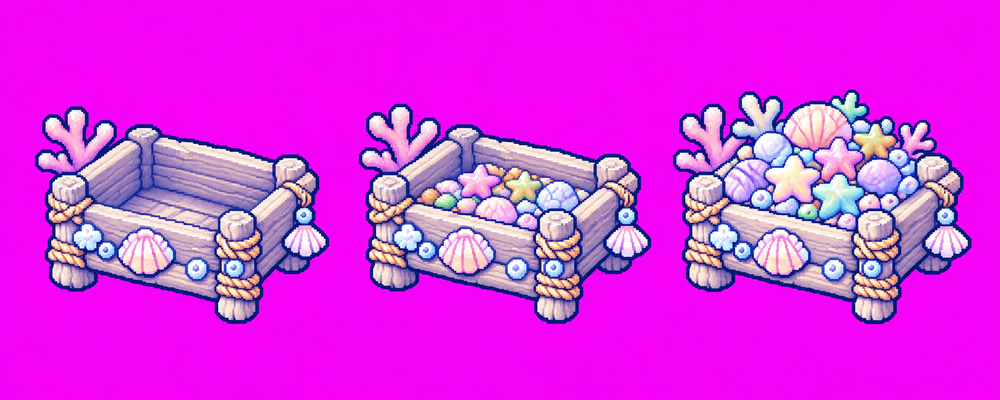
#> input picture source/furniture/src/feeder_treat_src.png, 1000 x 400 px, shrunk from 1983 x 793 before the run
$ python split_feeder.py
#> lines starting #> are read from the running program, lines starting #| are printed output that depends on the picture; after the words box and inside, x2 and y2 are one past the last pixel; in counts of white or black regions, pixels touching at a corner belong together
# えさばこの絵（1枚に いくつも ならんで 届いた）を 1こずつに わける
# feeder_treat_src.png → tbox_0（から）tbox_1（はんぶん）tbox_2（いっぱい）
# feeder_aosa_src.png  → abox_1（はんぶん）abox_2（いっぱい）aosa1 aosa2（しずむ アオサ）
import numpy as np
from PIL import Image
from scipy import ndimage
def parts(fn):
#> called with fn = 'src/feeder_treat_src.png'
    im=Image.open(fn).convert('RGB'); a=np.array(im).astype(int)
#> in parts, im is the input picture: PIL image 1000x400 RGB; mean R, G, B 219.2, 50.9, 228
    bg=np.median(np.concatenate([a[:6].reshape(-1,3),a[-6:].reshape(-1,3)]),axis=0)
#> bg = [245, 4, 247]
    fg=np.abs(a-bg).sum(-1)>90
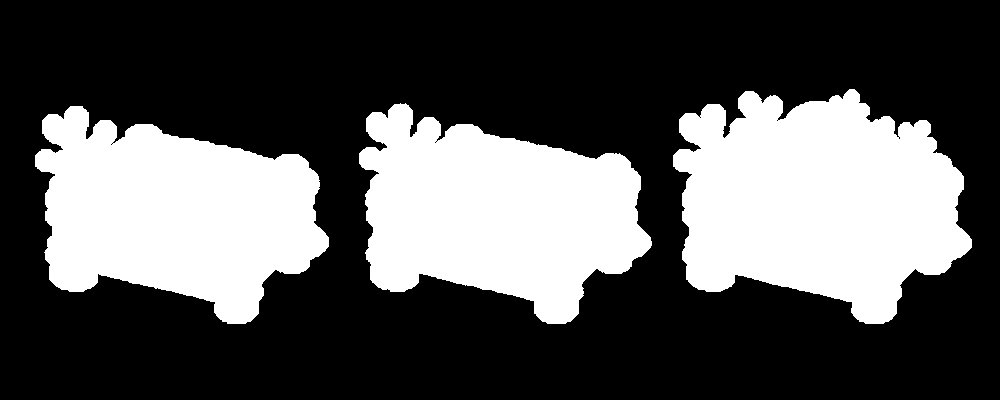
#> fg: shape (400, 1000) bool; 33.3% white; 3 white regions, box (x1, y1, x2, y2) and area: (673, 89, 972, 324) 49339, (359, 103, 652, 324) 41952, (35, 106, 329, 324) 41859
    lab,n=ndimage.label(ndimage.binary_dilation(fg,iterations=2)); sz=ndimage.sum(fg,lab,range(1,n+1))
#> after `lab, n = ndimage.label(ndimage.binary_dilation(fg, iterations=2))`:
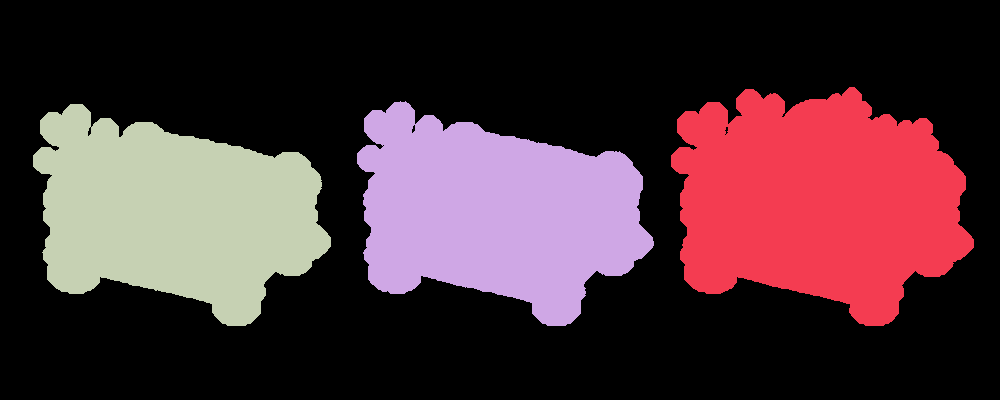
#> lab: shape (400, 1000) int32; 4 distinct labels, from 0 to 3; one colour per label, 0 black
#> after `lab, n = ndimage.label(ndimage.binary_dilation(fg, iterations=2))`: n = 3
#> after `sz = ndimage.sum(fg, lab, range(1, n + 1))`: sz = [49339, 41952, 41859]
    objs=[(s, sz[i]) for i,s in enumerate(ndimage.find_objects(lab)) if sz[i]>sz.max()*.05]
#> objs = 3 items
    objs=sorted(objs,key=lambda o:o[0][1].start)
    out=[]
    for (ys,xs),_ in objs:
        out.append(im.crop((max(0,xs.start-8),max(0,ys.start-8),min(a.shape[1],xs.stop+8),min(a.shape[0],ys.stop+8))))
#> this loop made 3 passes
#> after the loop, out = 3 items
    return out
t=parts('src/feeder_treat_src.png'); assert len(t)==3,len(t)
#> after `t = parts('src/feeder_treat_src.png')`: t = 3 items
for i,p in enumerate(t): p.save(f'src/tbox_{i}.png')
#> this loop made 3 passes
#> pass 1, `for i,p in enumerate(t): p.save(f'src/tbox_{i}.png')`:
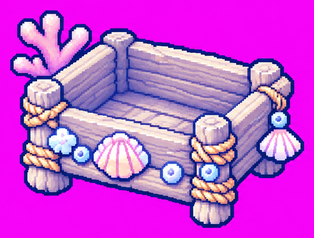
#> saved as tbox_0.png: PIL image 314x238 RGB; mean R, G, B 199.4, 80.1, 212.9
a=parts('src/feeder_aosa_src.png'); assert len(a)==4,len(a)
#> call 2 of parts, with fn = 'src/feeder_aosa_src.png'
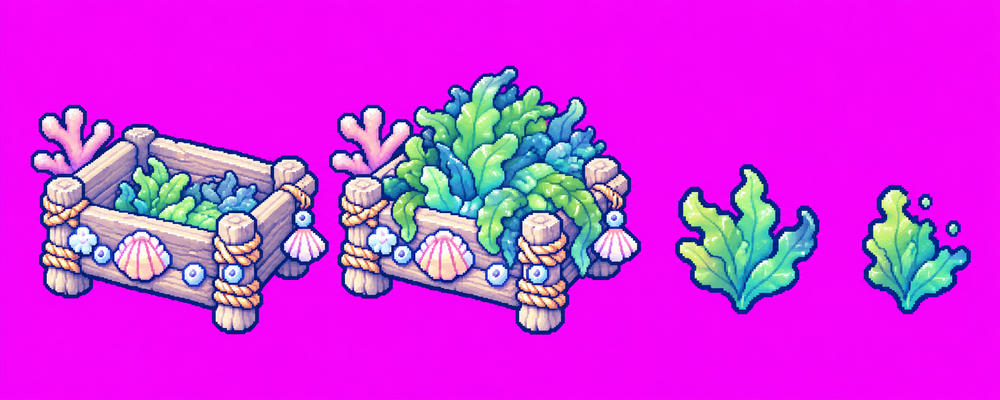
#> input picture source/furniture/src/feeder_aosa_src.png, 1000 x 400 px, shrunk from 1983 x 793 before the run
#> in parts, im is the input picture: PIL image 1000x400 RGB; mean R, G, B 210.7, 48.4, 226.3
#> in parts (call 2), `bg=np.median(np.concatenate([a[:6].reshape(-1,3),a[-6:].reshape(-1,3)]..`: bg = [246, 5, 250]
#> in parts (call 2), `fg=np.abs(a-bg).sum(-1)>90`: fg: shape (400, 1000) bool; 30.3% white; 6 white regions, box (x1, y1, x2, y2) and area: (329, 65, 641, 335) 55600, (30, 105, 329, 334) 44446, (675, 164, 820, 314) 12736, (862, 185, 971, 314) 7952, (945, 220, 961, 237) 216, (918, 194, 933, 210) 192
#> in parts (call 2), `lab, n = ndimage.label(ndimage.binary_dilation(fg, iterations=2))`:
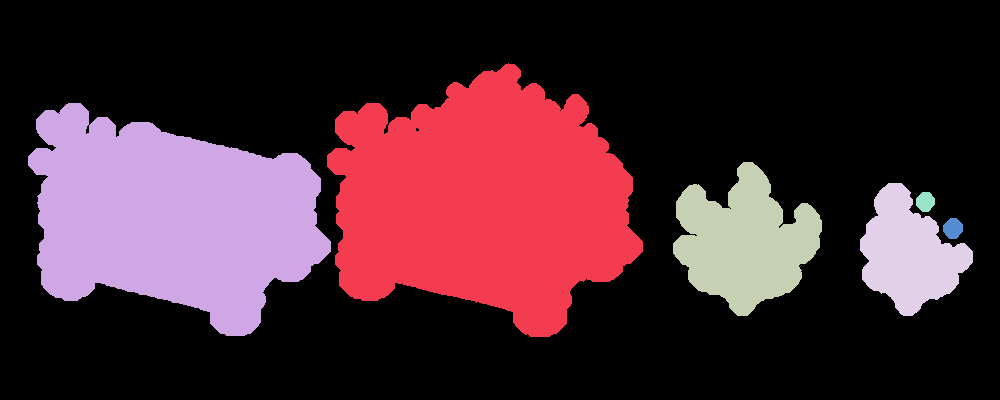
#> lab: shape (400, 1000) int32; 7 distinct labels, from 0 to 6; one colour per label, 0 black
#> in parts (call 2), `lab, n = ndimage.label(ndimage.binary_dilation(fg, iterations=2))`: n = 6
#> in parts (call 2), `sz = ndimage.sum(fg, lab, range(1, n + 1))`: sz = [55600, 44446, 12736, 7952, 192, 216]
#> in parts (call 2), `objs=[(s, sz[i]) for i,s in enumerate(ndimage.find_objects(lab)) if sz..`: objs = 4 items
#> the loop in parts (call 2), `for (ys,xs),_ in objs:` made 4 passes
#> after `a = parts('src/feeder_aosa_src.png')`: a = 4 items
for k,p in zip(['abox_1','abox_2','aosa1','aosa2'],a): p.save(f'src/{k}.png')
#> this loop made 4 passes
#> k on passes 1 to 4: 'abox_1', 'abox_2', 'aosa1', 'aosa2'
#> pass 1, `for k,p in zip(['abox_1','abox_2','aosa1','aosa2'],a): p.save(f'src/{k..`:
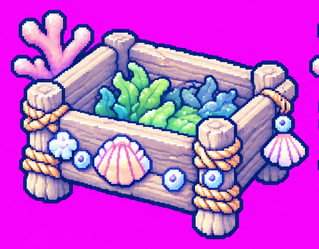
#> saved as abox_1.png: PIL image 319x249 RGB; mean R, G, B 193.6, 82.8, 209.7
#> pass 2, `for k,p in zip(['abox_1','abox_2','aosa1','aosa2'],a): p.save(f'src/{k..`:
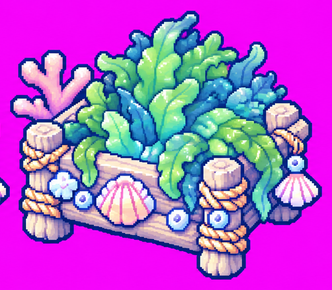
#> saved as abox_2.png: PIL image 332x290 RGB; mean R, G, B 177, 89.9, 203.9
print([p.size for p in t],[p.size for p in a])
#| [(314, 238), (313, 241), (319, 255)] [(319, 249), (332, 290), (165, 170), (129, 149)]
